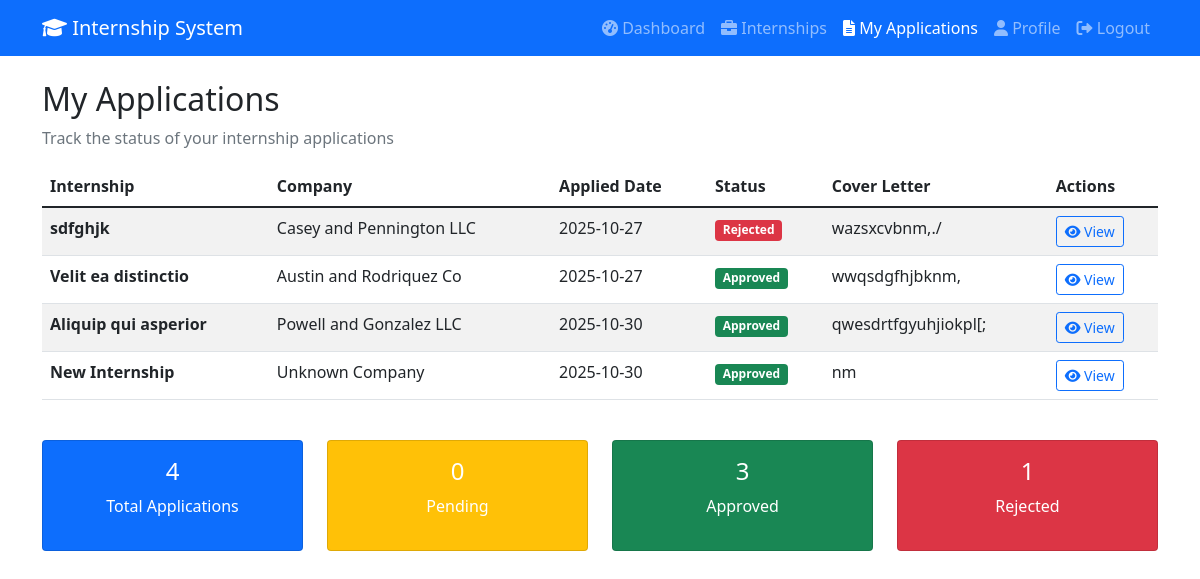
The page /my-applications (signed in) on the database its author committed.
### models.py (models this page shows)
class InternshipApplication(Base):
    __tablename__ = "internship_applications"
    id = Column(Integer, primary_key=True, index=True)
    student_id = Column(Integer, ForeignKey("users.id"), nullable=False)
    internship_id = Column(Integer, ForeignKey("internships.id"), nullable=False)
    application_date = Column(DateTime(timezone=True), server_default=func.now())
    status = Column(Enum(ApplicationStatus), default=ApplicationStatus.PENDING)
    cover_letter = Column(Text)
    resume_url = Column(String(500))
    student = relationship("User", back_populates="applications")
    internship = relationship("Internship", back_populates="applications")

class Internship(Base):
    __tablename__ = "internships"
    id = Column(Integer, primary_key=True, index=True)
    title = Column(String(255), nullable=False)
    description = Column(Text)
    company = Column(String(255), nullable=False)
    location = Column(String(255))
    duration = Column(String(100))
    stipend = Column(String(100))
    requirements = Column(Text)
    created_by = Column(Integer, ForeignKey("users.id"))
    created_at = Column(DateTime(timezone=True), server_default=func.now())
    is_active = Column(Boolean, default=True)
    deadline = Column(DateTime(timezone=True))
    creator = relationship("User", back_populates="created_internships")
    applications = relationship("InternshipApplication", back_populates="internship")
    tasks = relationship("Task", back_populates="internship")
    feedback = relationship("Feedback", back_populates="internship")

### app.py (the view)
@app.get("/my-applications", response_class=HTMLResponse)
async def my_applications_page(request: Request, db: Session = Depends(get_db)):
    try:
        user = await get_current_user_from_cookie(request, db)
        if user.role != "student":
            return RedirectResponse("/dashboard?error=Access+denied")
        applications = crud.get_student_applications_with_details(db, user.id)
        return templates.TemplateResponse("my_applications.html", {
            "request": request,
            "user": user,
            "applications": applications
        })
    except Exception as e:
        return RedirectResponse("/login")

### templates/my_applications.html (shortened to what this page needs)
<!DOCTYPE html>
<html lang="en">
<head>
    <link href="https://cdn.jsdelivr.net/npm/bootstrap@5.1.3/dist/css/bootstrap.min.css" rel="stylesheet">
    <link href="https://cdnjs.cloudflare.com/ajax/libs/font-awesome/6.0.0/css/all.min.css" rel="stylesheet">
</head>
<body>
    <nav class="navbar navbar-expand-lg navbar-dark bg-primary">
        <div class="container">
            <a class="navbar-brand" href="/dashboard">
                <i class="fas fa-graduation-cap"></i> Internship System
            </a>
            <div class="navbar-nav ms-auto">
                <a class="nav-link" href="/dashboard"><i class="fas fa-tachometer-alt"></i> Dashboard</a>
                <a class="nav-link" href="/internships"><i class="fas fa-briefcase"></i> Internships</a>
                <a class="nav-link active" href="/my-applications"><i class="fas fa-file-alt"></i> My Applications</a>
                <a class="nav-link" href="/profile"><i class="fas fa-user"></i> Profile</a>
                <a class="nav-link" href="/logout"><i class="fas fa-sign-out-alt"></i> Logout</a>
            </div>
        </div>
    </nav>
    <div class="container mt-4">
        <h2>My Applications</h2>
        <p class="text-muted">Track the status of your internship applications</p>
        <div class="row">
            <div class="col-12">
                {% if applications %}
                <div class="table-responsive">
                    <table class="table table-striped">
                        <thead>
                            <tr>
                                <th>Internship</th>
                                <th>Company</th>
                                <th>Applied Date</th>
                                <th>Status</th>
                                <th>Cover Letter</th>
                                <th>Actions</th>
                            </tr>
                        </thead>
                        <tbody>
                            {% for application in applications %}
                            <tr>
                                <td>
                                    <strong>{{ application.internship.title if application.internship else 'Internship #' + application.internship_id|string }}</strong>
                                </td>
                                <td>
                                    {{ application.internship.company if application.internship else 'N/A' }}
                                </td>
                                <td>{{ application.application_date.strftime('%Y-%m-%d') }}</td>
                                <td>
                                    <span class="badge
                                        {% if application.status == 'pending' %}bg-warning
                                        {% elif application.status == 'approved' %}bg-success
                                        {% else %}bg-danger{% endif %}">
                                        {{ application.status|title }}
                                    </span>
                                </td>
                                <td>
                                    {% if application.cover_letter %}
                                    <span data-bs-toggle="tooltip" title="{{ application.cover_letter }}">
                                        {{ application.cover_letter[:100] }}{% if application.cover_letter|length > 100 %}...{% endif %}
                                    </span>
                                    {% else %}
                                    <span class="text-muted">No cover letter</span>
                                    {% endif %}
                                </td>
                                <td>
                                    <button class="btn btn-sm btn-outline-primary" onclick="viewApplication('{{ application.id }}')">
                                        <i class="fas fa-eye"></i> View
                                    </button>
                                </td>
                            </tr>
                            {% endfor %}
                        </tbody>
                    </table>
                </div>
                <div class="row mt-4">
                    <div class="col-md-3">
                        <div class="card text-white bg-primary">
                            <div class="card-body text-center">
                                <h4>{{ applications|length }}</h4>
                                <p>Total Applications</p>
                            </div>
                        </div>
                    </div>
                    <div class="col-md-3">
                        <div class="card text-white bg-warning">
                            <div class="card-body text-center">
                                <h4>{{ applications|selectattr('status', 'equalto', 'pending')|list|length }}</h4>
                                <p>Pending</p>
                            </div>
                        </div>
                    </div>
                    <div class="col-md-3">
                        <div class="card text-white bg-success">
                            <div class="card-body text-center">
                                <h4>{{ applications|selectattr('status', 'equalto', 'approved')|list|length }}</h4>
                                <p>Approved</p>
                            </div>
                        </div>
                    </div>
                    <div class="col-md-3">
                        <div class="card text-white bg-danger">
                            <div class="card-body text-center">
                                <h4>{{ applications|selectattr('status', 'equalto', 'rejected')|list|length }}</h4>
                                <p>Rejected</p>
                            </div>
                        </div>
                    </div>
                </div>
                {% endif %}
            </div>
        </div>
    </div>
</body>
</html>

### rows shown on the page
InternshipApplication: internship "sdfghjk", internship "Casey and Pennington LLC", application_date "2025-10-27", status "Rejected", cover_letter "wazsxcvbnm,./"
InternshipApplication: internship "Velit ea distinctio", internship "Austin and Rodriquez Co", application_date "2025-10-27", status "Approved", cover_letter "wwqsdgfhjbknm,"
InternshipApplication: internship "Aliquip qui asperior", internship "Powell and Gonzalez LLC", application_date "2025-10-30", status "Approved", cover_letter "qwesdrtfgyuhjiokpl[;"
InternshipApplication: internship "New Internship", internship "Unknown Company", application_date "2025-10-30", status "Approved", cover_letter "nm"

### other values the page prints
{{ applications|length }} "4"
{{ applications|selectattr('status', 'equalto', 'pending')|list|length }} "0"
{{ applications|selectattr('status', 'equalto', 'approved')|list|length }} "3"
{{ applications|selectattr('status', 'equalto', 'rejected')|list|length }} "1"
